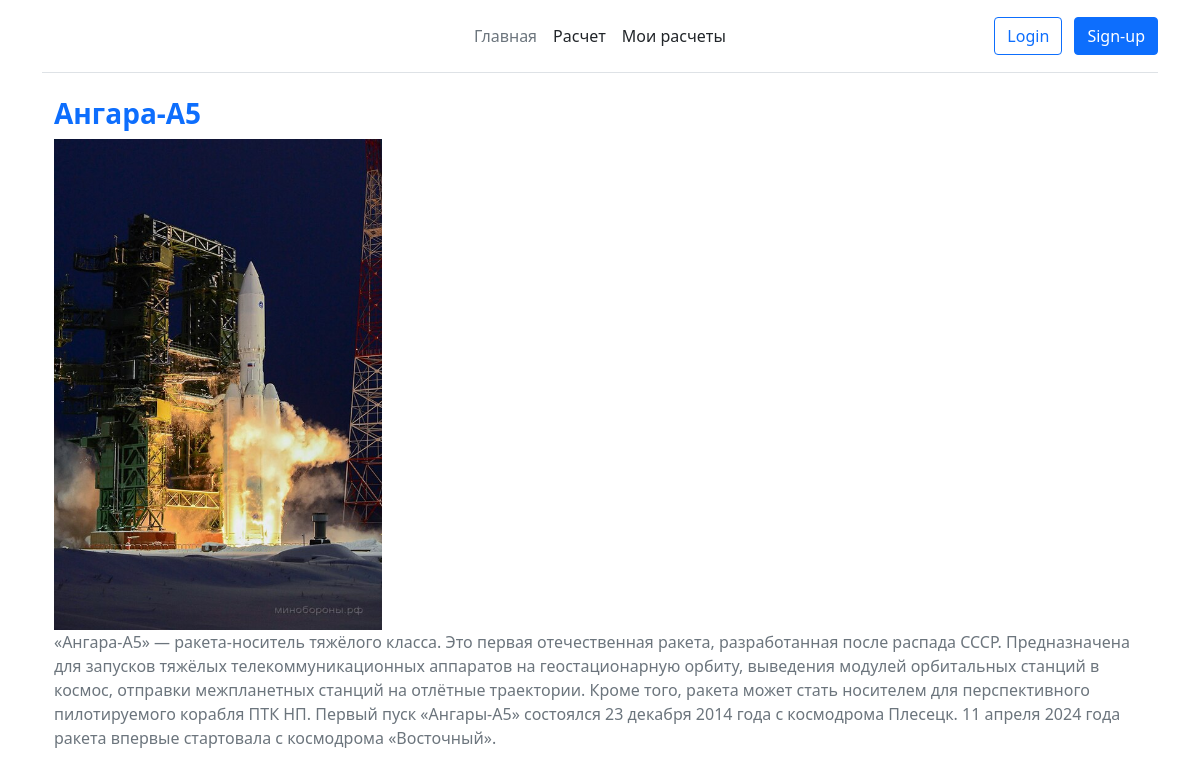
Page /rocketdetail/3/ on the committed database.
### rocket/models.py (models this page shows, shortened)
class LaunchVehicle(models.Model):
    name = models.CharField(max_length=100, verbose_name="Название")
    short_description = models.TextField(blank=True, null=True, verbose_name="Краткое описание")
    description = models.TextField(blank=True, null=True, verbose_name="Описание")
    gto_playload = models.IntegerField(verbose_name="Полезная нагрузка (кг)")
    imagerocket = models.ImageField(verbose_name="Изображение",upload_to="rockets/",blank=True, null=True)
    class Meta:
        verbose_name = "Ракета-носитель"
        verbose_name_plural = "Ракеты-носители"

### rocket/views.py (the view)
# urls.py: path("rocketdetail/<int:pk>/", views.rocket_detail, name="rocket_detail")
def rocket_detail(request, pk):
    rocket = get_object_or_404(LaunchVehicle, pk = pk )
    return render(request, "rocket/rocket_detail.html", context={"rocket": rocket})

### rocket/templates/rocket/rocket_detail.html (shortened to what this page needs)
{% extends 'rocket/base.html' %}
{% block content %}
<div class="container ">
 <div class="row">
      <div class="col">
        <h3 class="rocket-name">{{rocket.name}}</h3>
          <div class="rocket-img-container">
                            <img {% if rocket.imagerocket %} src="{{ rocket.imagerocket.url }}" {% endif %}class="rocket-img " alt={{rocket.name}}>
                        </div>
        <p class="rocket-description ">{{rocket.description}}</p>
     </div>
 </div>
</div>
{% endblock%}

### rocket/templates/rocket/rocket_detail.html (style rules this page uses)
.rocket-name { font-weight: bold; color: #0d6efd; }
.rocket-description { color: #6c757d; font-size: 1rem; }
.rocket-img { object-fit: cover; width: 30%; height: 30%; }

### rows in the picture
LaunchVehicle: name "Ангара-А5", imagerocket+name (picture), description "«Ангара-А5» — ракета-носитель тяжёлого класса. Это первая отечественная ракета, разработанная после распада СССР. Предназначена для запусков тяжёлых телекоммуникационных аппаратов на геостационарную орбиту, выведения модулей орбитальных станций в космос, отправки межпланетных станций на отлётные траектории. Кроме того, ракета может стать носителем для перспективного пилотируемого корабля ПТК НП. Первый пуск «Ангары-А5» состоялся 23 декабря 2014 года с космодрома Плесецк. 11 апреля 2024 года ракета впервые стартовала с космодрома «Восточный»."
